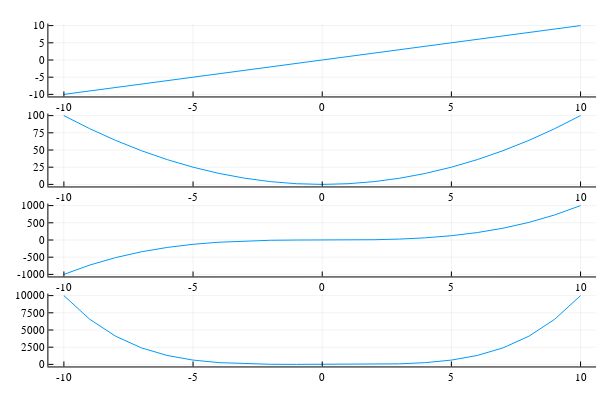

The code cell stored with this chart in its notebook:
### Markdown cell above
and then create a $4x1$ plot that uses `p1`, `p2`, `p3`, and `p4` as subplots.

### Code cell
plot(p1, p2, p3, p4, layout = (4, 1), legend = false)

### Figure 1 — Plotly figure (JSON) as saved in the notebook; plotly's stock layout.template omitted (floating-point values rounded to 4 significant figures)
{"data": [{"colorbar": {"len": 0.2025, "title": "", "x": 0.9934, "y": 0.8889}, "legendgroup": "y1", "line": {"color": "rgba(0, 154, 250, 1.000)", "dash": "solid", "shape": "linear", "width": 1}, "mode": "lines", "name": "y1", "showlegend": true, "type": "scatter", "x": [-10, -9, -8, -7, -6, -5, -4, -3, -2, -1, 0, 1, 2, 3, 4, 5, 6, 7, 8, 9, 10], "xaxis": "x1", "y": [-10, -9, -8, -7, -6, -5, -4, -3, -2, -1, 0, 1, 2, 3, 4, 5, 6, 7, 8, 9, 10], "yaxis": "y1"}, {"colorbar": {"len": 0.2025, "title": "", "x": 0.9934, "y": 0.6389}, "legendgroup": "y1", "line": {"color": "rgba(0, 154, 250, 1.000)", "dash": "solid", "shape": "linear", "width": 1}, "mode": "lines", "name": "y1", "showlegend": true, "type": "scatter", "x": [-10, -9, -8, -7, -6, -5, -4, -3, -2, -1, 0, 1, 2, 3, 4, 5, 6, 7, 8, 9, 10], "xaxis": "x2", "y": [100, 81, 64, 49, 36, 25, 16, 9, 4, 1, 0, 1, 4, 9, 16, 25, 36, 49, 64, 81, 100], "yaxis": "y2"}, {"colorbar": {"len": 0.2025, "title": "", "x": 0.9934, "y": 0.3889}, "legendgroup": "y1", "line": {"color": "rgba(0, 154, 250, 1.000)", "dash": "solid", "shape": "linear", "width": 1}, "mode": "lines", "name": "y1", "showlegend": true, "type": "scatter", "x": [-10, -9, -8, -7, -6, -5, -4, -3, -2, -1, 0, 1, 2, 3, 4, 5, 6, 7, 8, 9, 10], "xaxis": "x3", "y": [-1000, -729, -512, -343, -216, -125, -64, -27, -8, -1, 0, 1, 8, 27, 64, 125, 216, 343, 512, 729, 1000], "yaxis": "y3"}, {"colorbar": {"len": 0.2025, "title": "", "x": 0.9934, "y": 0.1389}, "legendgroup": "y1", "line": {"color": "rgba(0, 154, 250, 1.000)", "dash": "solid", "shape": "linear", "width": 1}, "mode": "lines", "name": "y1", "showlegend": true, "type": "scatter", "x": [-10, -9, -8, -7, -6, -5, -4, -3, -2, -1, 0, 1, 2, 3, 4, 5, 6, 7, 8, 9, 10], "xaxis": "x4", "y": [10000, 6561, 4096, 2401, 1296, 625, 256, 81, 16, 1, 0, 1, 16, 81, 256, 625, 1296, 2401, 4096, 6561, 10000], "yaxis": "y4"}], "layout": {"annotations": [], "height": 400, "margin": {"b": 20, "l": 0, "r": 0, "t": 20}, "paper_bgcolor": "rgba(255, 255, 255, 1.000)", "plot_bgcolor": "rgba(255, 255, 255, 1.000)", "showlegend": false, "width": 600, "xaxis1": {"anchor": "y1", "domain": [0.08064, 0.9934], "gridcolor": "rgba(0, 0, 0, 0.100)", "gridwidth": 0.5, "linecolor": "rgba(0, 0, 0, 1.000)", "mirror": false, "range": [-10.6, 10.6], "showgrid": true, "showline": true, "showticklabels": true, "tickangle": 0, "tickcolor": "rgb(0, 0, 0)", "tickfont": {"color": "rgba(0, 0, 0, 1.000)", "family": "sans-serif", "size": 11}, "tickmode": "array", "ticks": "inside", "ticktext": ["-10", "-5", "0", "5", "10"], "tickvals": [-10, -5, 0, 5, 10], "title": "", "titlefont": {"color": "rgba(0, 0, 0, 1.000)", "family": "sans-serif", "size": 15}, "type": "-", "visible": true, "zeroline": false, "zerolinecolor": "rgba(0, 0, 0, 1.000)"}, "xaxis2": {"anchor": "y2", "domain": [0.08064, 0.9934], "gridcolor": "rgba(0, 0, 0, 0.100)", "gridwidth": 0.5, "linecolor": "rgba(0, 0, 0, 1.000)", "mirror": false, "range": [-10.6, 10.6], "showgrid": true, "showline": true, "showticklabels": true, "tickangle": 0, "tickcolor": "rgb(0, 0, 0)", "tickfont": {"color": "rgba(0, 0, 0, 1.000)", "family": "sans-serif", "size": 11}, "tickmode": "array", "ticks": "inside", "ticktext": ["-10", "-5", "0", "5", "10"], "tickvals": [-10, -5, 0, 5, 10], "title": "", "titlefont": {"color": "rgba(0, 0, 0, 1.000)", "family": "sans-serif", "size": 15}, "type": "-", "visible": true, "zeroline": false, "zerolinecolor": "rgba(0, 0, 0, 1.000)"}, "xaxis3": {"anchor": "y3", "domain": [0.08064, 0.9934], "gridcolor": "rgba(0, 0, 0, 0.100)", "gridwidth": 0.5, "linecolor": "rgba(0, 0, 0, 1.000)", "mirror": false, "range": [-10.6, 10.6], "showgrid": true, "showline": true, "showticklabels": true, "tickangle": 0, "tickcolor": "rgb(0, 0, 0)", "tickfont": {"color": "rgba(0, 0, 0, 1.000)", "family": "sans-serif", "size": 11}, "tickmode": "array", "ticks": "inside", "ticktext": ["-10", "-5", "0", "5", "10"], "tickvals": [-10, -5, 0, 5, 10], "title": "", "titlefont": {"color": "rgba(0, 0, 0, 1.000)", "family": "sans-serif", "size": 15}, "type": "-", "visible": true, "zeroline": false, "zerolinecolor": "rgba(0, 0, 0, 1.000)"}, "xaxis4": {"anchor": "y4", "domain": [0.08064, 0.9934], "gridcolor": "rgba(0, 0, 0, 0.100)", "gridwidth": 0.5, "linecolor": "rgba(0, 0, 0, 1.000)", "mirror": false, "range": [-10.6, 10.6], "showgrid": true, "showline": true, "showticklabels": true, "tickangle": 0, "tickcolor": "rgb(0, 0, 0)", "tickfont": {"color": "rgba(0, 0, 0, 1.000)", "family": "sans-serif", "size": 11}, "tickmode": "array", "ticks": "inside", "ticktext": ["-10", "-5", "0", "5", "10"], "tickvals": [-10, -5, 0, 5, 10], "title": "", "titlefont": {"color": "rgba(0, 0, 0, 1.000)", "family": "sans-serif", "size": 15}, "type": "-", "visible": true, "zeroline": false, "zerolinecolor": "rgba(0, 0, 0, 1.000)"}, "yaxis1": {"anchor": "x1", "domain": [0.7876, 0.9902], "gridcolor": "rgba(0, 0, 0, 0.100)", "gridwidth": 0.5, "linecolor": "rgba(0, 0, 0, 1.000)", "mirror": false, "range": [-10.6, 10.6], "showgrid": true, "showline": true, "showticklabels": true, "tickangle": 0, "tickcolor": "rgb(0, 0, 0)", "tickfont": {"color": "rgba(0, 0, 0, 1.000)", "family": "sans-serif", "size": 11}, "tickmode": "array", "ticks": "inside", "ticktext": ["-10", "-5", "0", "5", "10"], "tickvals": [-10, -5, 0, 5, 10], "title": "", "titlefont": {"color": "rgba(0, 0, 0, 1.000)", "family": "sans-serif", "size": 15}, "type": "-", "visible": true, "zeroline": false, "zerolinecolor": "rgba(0, 0, 0, 1.000)"}, "yaxis2": {"anchor": "x2", "domain": [0.5376, 0.7402], "gridcolor": "rgba(0, 0, 0, 0.100)", "gridwidth": 0.5, "linecolor": "rgba(0, 0, 0, 1.000)", "mirror": false, "range": [-3, 103], "showgrid": true, "showline": true, "showticklabels": true, "tickangle": 0, "tickcolor": "rgb(0, 0, 0)", "tickfont": {"color": "rgba(0, 0, 0, 1.000)", "family": "sans-serif", "size": 11}, "tickmode": "array", "ticks": "inside", "ticktext": ["0", "25", "50", "75", "100"], "tickvals": [0, 25, 50, 75, 100], "title": "", "titlefont": {"color": "rgba(0, 0, 0, 1.000)", "family": "sans-serif", "size": 15}, "type": "-", "visible": true, "zeroline": false, "zerolinecolor": "rgba(0, 0, 0, 1.000)"}, "yaxis3": {"anchor": "x3", "domain": [0.2876, 0.4902], "gridcolor": "rgba(0, 0, 0, 0.100)", "gridwidth": 0.5, "linecolor": "rgba(0, 0, 0, 1.000)", "mirror": false, "range": [-1060, 1060], "showgrid": true, "showline": true, "showticklabels": true, "tickangle": 0, "tickcolor": "rgb(0, 0, 0)", "tickfont": {"color": "rgba(0, 0, 0, 1.000)", "family": "sans-serif", "size": 11}, "tickmode": "array", "ticks": "inside", "ticktext": ["-1000", "-500", "0", "500", "1000"], "tickvals": [-1000, -500, 0, 500, 1000], "title": "", "titlefont": {"color": "rgba(0, 0, 0, 1.000)", "family": "sans-serif", "size": 15}, "type": "-", "visible": true, "zeroline": false, "zerolinecolor": "rgba(0, 0, 0, 1.000)"}, "yaxis4": {"anchor": "x4", "domain": [0.03762, 0.2402], "gridcolor": "rgba(0, 0, 0, 0.100)", "gridwidth": 0.5, "linecolor": "rgba(0, 0, 0, 1.000)", "mirror": false, "range": [-300, 10300], "showgrid": true, "showline": true, "showticklabels": true, "tickangle": 0, "tickcolor": "rgb(0, 0, 0)", "tickfont": {"color": "rgba(0, 0, 0, 1.000)", "family": "sans-serif", "size": 11}, "tickmode": "array", "ticks": "inside", "ticktext": ["0", "2500", "5000", "7500", "10000"], "tickvals": [0, 2500, 5000, 7500, 10000], "title": "", "titlefont": {"color": "rgba(0, 0, 0, 1.000)", "family": "sans-serif", "size": 15}, "type": "-", "visible": true, "zeroline": false, "zerolinecolor": "rgba(0, 0, 0, 1.000)"}}}
